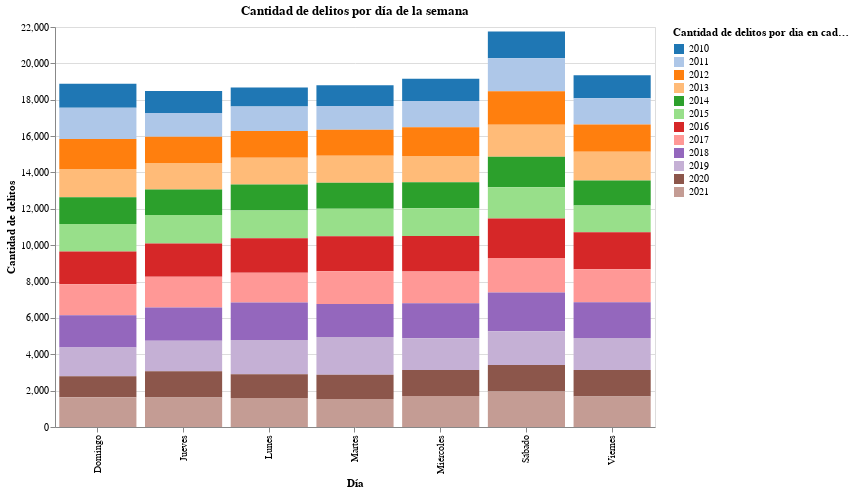

The cell this chart's notebook holds for it:
### Code cell
# Grafico de barras para dias de la semana con el numero de delitos por año
bars = alt.Chart(year_weekly_crime).mark_bar().encode(
    x=alt.X("DIA_SEMANA:O", title="Día"),
    y=alt.Y("count:Q", title="Cantidad de delitos"),
    color=alt.Color("ANO:N", legend=alt.Legend(title="Cantidad de delitos por dia en cada año"), scale=alt.Scale(scheme="category20")),

).properties(
    width=600,
    height=400,
    title="Cantidad de delitos por día de la semana"
)
bars

### Figure 1 — Vega-Lite specification as saved in the notebook (floating-point values rounded to 4 significant figures)
{"config": {"view": {"continuousWidth": 300, "continuousHeight": 300}}, "data": {"name": "data-65b5aaa5cafa63266c69a06a0aee1485"}, "mark": {"type": "bar"}, "encoding": {"color": {"field": "ANO", "legend": {"title": "Cantidad de delitos por dia en cada año"}, "scale": {"scheme": "category20"}, "type": "nominal"}, "x": {"field": "DIA_SEMANA", "title": "Día", "type": "ordinal"}, "y": {"field": "count", "title": "Cantidad de delitos", "type": "quantitative"}}, "height": 400, "title": "Cantidad de delitos por día de la semana", "width": 600, "$schema": "https://vega.github.io/schema/vega-lite/v5.15.1.json", "datasets": {"data-65b5aaa5cafa63266c69a06a0aee1485": [{"ANO": "2010", "DIA_SEMANA": "Domingo", "count": 1321}, {"ANO": "2010", "DIA_SEMANA": "Jueves", "count": 1219}, {"ANO": "2010", "DIA_SEMANA": "Lunes", "count": 1047}, {"ANO": "2010", "DIA_SEMANA": "Martes", "count": 1139}, {"ANO": "2010", "DIA_SEMANA": "Miércoles", "count": 1224}, {"ANO": "2010", "DIA_SEMANA": "Sábado", "count": 1472}, {"ANO": "2010", "DIA_SEMANA": "Viernes", "count": 1271}, {"ANO": "2011", "DIA_SEMANA": "Domingo", "count": 1721}, {"ANO": "2011", "DIA_SEMANA": "Jueves", "count": 1306}, {"ANO": "2011", "DIA_SEMANA": "Lunes", "count": 1340}, {"ANO": "2011", "DIA_SEMANA": "Martes", "count": 1298}, {"ANO": "2011", "DIA_SEMANA": "Miércoles", "count": 1450}, {"ANO": "2011", "DIA_SEMANA": "Sábado", "count": 1812}, {"ANO": "2011", "DIA_SEMANA": "Viernes", "count": 1440}, {"ANO": "2012", "DIA_SEMANA": "Domingo", "count": 1651}, {"ANO": "2012", "DIA_SEMANA": "Jueves", "count": 1440}, {"ANO": "2012", "DIA_SEMANA": "Lunes", "count": 1475}, {"ANO": "2012", "DIA_SEMANA": "Martes", "count": 1438}, {"ANO": "2012", "DIA_SEMANA": "Miércoles", "count": 1571}, {"ANO": "2012", "DIA_SEMANA": "Sábado", "count": 1843}, {"ANO": "2012", "DIA_SEMANA": "Viernes", "count": 1494}, {"ANO": "2013", "DIA_SEMANA": "Domingo", "count": 1557}, {"ANO": "2013", "DIA_SEMANA": "Jueves", "count": 1456}, {"ANO": "2013", "DIA_SEMANA": "Lunes", "count": 1477}, {"ANO": "2013", "DIA_SEMANA": "Martes", "count": 1487}, {"ANO": "2013", "DIA_SEMANA": "Miércoles", "count": 1442}, {"ANO": "2013", "DIA_SEMANA": "Sábado", "count": 1763}, {"ANO": "2013", "DIA_SEMANA": "Viernes", "count": 1577}, {"ANO": "2014", "DIA_SEMANA": "Domingo", "count": 1471}, {"ANO": "2014", "DIA_SEMANA": "Jueves", "count": 1401}, {"ANO": "2014", "DIA_SEMANA": "Lunes", "count": 1428}, {"ANO": "2014", "DIA_SEMANA": "Martes", "count": 1426}, {"ANO": "2014", "DIA_SEMANA": "Miércoles", "count": 1441}, {"ANO": "2014", "DIA_SEMANA": "Sábado", "count": 1672}, {"ANO": "2014", "DIA_SEMANA": "Viernes", "count": 1375}, {"ANO": "2015", "DIA_SEMANA": "Domingo", "count": 1502}, {"ANO": "2015", "DIA_SEMANA": "Jueves", "count": 1575}, {"ANO": "2015", "DIA_SEMANA": "Lunes", "count": 1521}, {"ANO": "2015", "DIA_SEMANA": "Martes", "count": 1512}, {"ANO": "2015", "DIA_SEMANA": "Miércoles", "count": 1521}, {"ANO": "2015", "DIA_SEMANA": "Sábado", "count": 1716}, {"ANO": "2015", "DIA_SEMANA": "Viernes", "count": 1482}, {"ANO": "2016", "DIA_SEMANA": "Domingo", "count": 1804}, {"ANO": "2016", "DIA_SEMANA": "Jueves", "count": 1829}, {"ANO": "2016", "DIA_SEMANA": "Lunes", "count": 1893}, {"ANO": "2016", "DIA_SEMANA": "Martes", "count": 1926}, {"ANO": "2016", "DIA_SEMANA": "Miércoles", "count": 1960}, {"ANO": "2016", "DIA_SEMANA": "Sábado", "count": 2173}, {"ANO": "2016", "DIA_SEMANA": "Viernes", "count": 2025}, {"ANO": "2017", "DIA_SEMANA": "Domingo", "count": 1702}, {"ANO": "2017", "DIA_SEMANA": "Jueves", "count": 1686}, {"ANO": "2017", "DIA_SEMANA": "Lunes", "count": 1642}, {"ANO": "2017", "DIA_SEMANA": "Martes", "count": 1806}, {"ANO": "2017", "DIA_SEMANA": "Miércoles", "count": 1746}, {"ANO": "2017", "DIA_SEMANA": "Sábado", "count": 1900}, {"ANO": "2017", "DIA_SEMANA": "Viernes", "count": 1826}, {"ANO": "2018", "DIA_SEMANA": "Domingo", "count": 1780}, {"ANO": "2018", "DIA_SEMANA": "Jueves", "count": 1825}, {"ANO": "2018", "DIA_SEMANA": "Lunes", "count": 2061}, {"ANO": "2018", "DIA_SEMANA": "Martes", "count": 1812}, {"ANO": "2018", "DIA_SEMANA": "Miércoles", "count": 1917}, {"ANO": "2018", "DIA_SEMANA": "Sábado", "count": 2133}, {"ANO": "2018", "DIA_SEMANA": "Viernes", "count": 1964}, {"ANO": "2019", "DIA_SEMANA": "Domingo", "count": 1575}, {"ANO": "2019", "DIA_SEMANA": "Jueves", "count": 1684}, {"ANO": "2019", "DIA_SEMANA": "Lunes", "count": 1886}, {"ANO": "2019", "DIA_SEMANA": "Martes", "count": 2069}, {"ANO": "2019", "DIA_SEMANA": "Miércoles", "count": 1745}, {"ANO": "2019", "DIA_SEMANA": "Sábado", "count": 1851}, {"ANO": "2019", "DIA_SEMANA": "Viernes", "count": 1756}, {"ANO": "2020", "DIA_SEMANA": "Domingo", "count": 1162}, {"ANO": "2020", "DIA_SEMANA": "Jueves", "count": 1436}, {"ANO": "2020", "DIA_SEMANA": "Lunes", "count": 1307}, {"ANO": "2020", "DIA_SEMANA": "Martes", "count": 1343}, {"ANO": "2020", "DIA_SEMANA": "Miércoles", "count": 1436}, {"ANO": "2020", "DIA_SEMANA": "Sábado", "count": 1460}, {"ANO": "2020", "DIA_SEMANA": "Viernes", "count": 1461}, {"ANO": "2021", "DIA_SEMANA": "Domingo", "count": 1634}, {"ANO": "2021", "DIA_SEMANA": "Jueves", "count": 1629}, {"ANO": "2021", "DIA_SEMANA": "Lunes", "count": 1594}, {"ANO": "2021", "DIA_SEMANA": "Martes", "count": 1535}, {"ANO": "2021", "DIA_SEMANA": "Miércoles", "count": 1702}, {"ANO": "2021", "DIA_SEMANA": "Sábado", "count": 1952}, {"ANO": "2021", "DIA_SEMANA": "Viernes", "count": 1675}]}}
